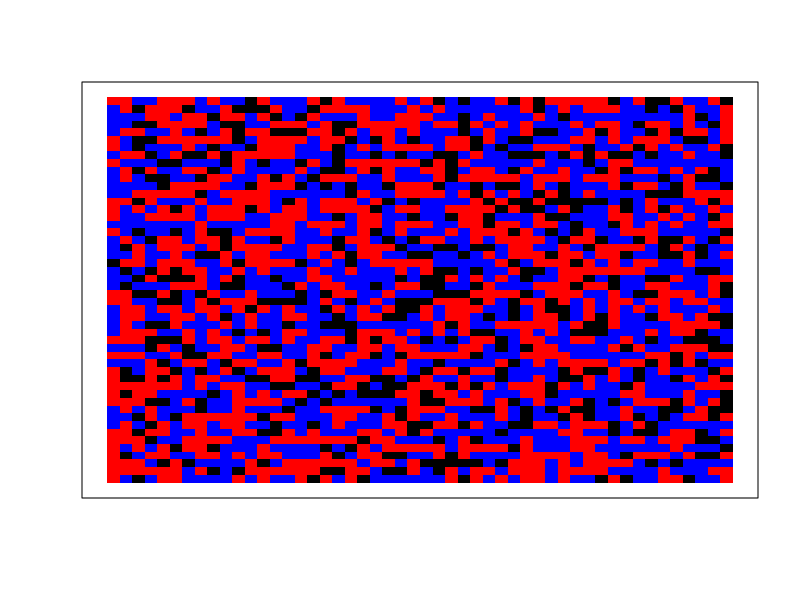
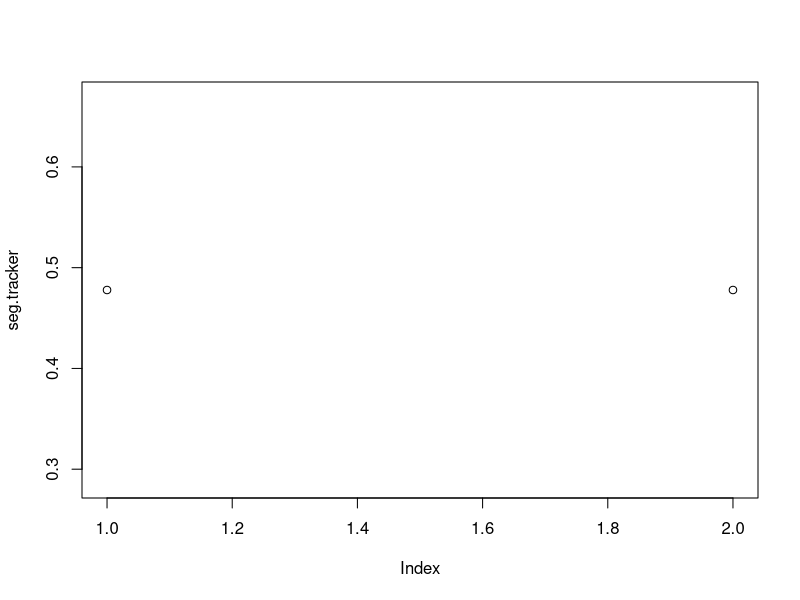

Write R code to recreate these figures, in order.
# model parameters ####
rows <- 50 
cols <- 50
proportion.group.1 <- .5 # proportion of red agents
empty <- .2 # proportion of grid that will be empty space
min.similarity <- 3/8 # minimum proportion of neighbors that are the same type to not move
min.diff<- 2/8
# create.grid ####
# generates a rows x column matrix and randomly places the initial population
# values in the matrix are either 0, 1, or 2
# if 0, the space is empty
# 1 and 2 represent the two different groups
create.grid <- function(rows, cols, proportion.group.1, empty){
  pop.size.group.1 <- (rows*cols)*(1-empty)*proportion.group.1
  pop.size.group.2 <- (rows*cols)*(1-empty)*(1-proportion.group.1)
  
  initial.population <- sample(c(
    rep(1, pop.size.group.1), 
    rep(2, pop.size.group.2), 
    rep(0, (rows*cols)-pop.size.group.1-pop.size.group.2)
  ))
  grid <- matrix(initial.population, nrow=rows, ncol=cols)
}

# visualize.grid ####
# outputs a visualization of the grid, with red squares representing group 1,
# blue squares group 2, and black squares empty locations.
visualize.grid <- function(grid){
  image(grid, col=c('black','red','blue'), xaxs=NULL, yaxs=NULL, xaxt='n', yaxt='n')
}
?which
# empty.locations ####
# returns all the locations in the grid that are empty
# output is an N x 2 array, with N equal to the number of empty locations
# the 2 columns contain the row and column of the empty location.
empty.locations <- function(grid){
  return(which(grid==0, arr.ind=T))
}

# similarity.to.center ####
# takes a grid and the center.val of that grid and returns
# the proportion of cells that are the same as the center,
# ignoring empty cells. the center.val must be specified
# manually in case the grid has an even number of rows or 
# columns
similarity.to.center <- function(grid.subset, center.val){
  if(center.val == 0){ return(NA) }
  same <- sum(grid.subset==center.val) - 1
  not.same <- sum(grid.subset!=center.val) - sum(grid.subset==0)
  return(same/(same+not.same))
}

# segregation ####
# computes the proportion of neighbors who are from the same group
segregation <- function(grid){
  same.count <- 0
  diff.count <- 0
  for(row in 1:(nrow(grid)-1)){
    for(col in 1:(ncol(grid)-1)){
      if(grid[row,col] != 0 && grid[row+1,col+1] != 0){
        if(grid[row,col] != grid[row+1,col+1]){
          diff.count <- diff.count + 1
        } else {
          same.count <- same.count + 1
        }
      }
    }
  }
  return(same.count / (same.count + diff.count))
}

# unhappy.agents ####
# takes a grid and a minimum similarity threshold and computes
# a list of all of the agents that are unhappy with their 
# current location. the output is N x 2, with N equal to the
# number of unhappy agents and the columns representing the 
# location (row, col) of the unhappy agent in the grid
unhappy.agents <- function(grid, min.similarity, min.diff){
  grid.copy <- grid
  for(row in 1:rows){
    for(col in 1:cols){
      similarity.score <- similarity.to.center(grid[max(0, row-1):min(rows,row+1), max(0,col-1):min(cols,col+1)], grid[row,col])
      if(is.na(similarity.score)){
        grid.copy[row,col] <- NA
      } else {
        grid.copy[row,col] <- similarity.score >= min.similarity
      }
    }
  }
  return(which(grid.copy==FALSE, arr.ind = T))
}

# one.round ####
# runs a single round of the simulation. the round starts by finding
# all of the unhappy agents and empty spaces. then unhappy agents are randomly
# assigned to a new empty location. a new grid is generated to reflect all of
# the moves that took place.
one.round <- function(grid, min.similarity){
empty.spaces<- empty.locations(grid)
unhappy<- unhappy.agents(grid, min.similarity)
empty.spaces<- empty.spaces[ sample(1:nrow(empty.spaces)),  ]   
for(i in 1:nrow(empty.spaces)){
if(i>nrow(unhappy)){break;}
grid[empty.spaces[i,1], empty.spaces[i,2]]<- grid[unhappy[i,1], unhappy[i,2]]
grid[unhappy[i,1], unhappy[i,2]]<- 0
}
}

# running the simulation ####
done <- FALSE # a variable to keep track of whether the simulation is complete
grid <- create.grid(rows, cols, proportion.group.1, empty)
seg.tracker <- c(segregation(grid)) # keeping a running tally of the segregation scores for each round
while(!done){
  new.grid <- one.round(grid, min.similarity) # run one round of the simulation, and store output in new.grid
  seg.tracker <- c(seg.tracker, segregation(grid)) # calculate segregation score and add to running list
  if(all(new.grid == grid)){ # check if the new.grid is identical to the last grid
    done <- TRUE # if it is, simulation is over -- no agents want to move
  } else {
    grid <- new.grid # otherwise, replace grid with new.grid, and loop again.
  }
}
layout(1) # change graphics device to have two plots
visualize.grid(grid) # show resulting grid
plot(seg.tracker) # plot segregation over time
